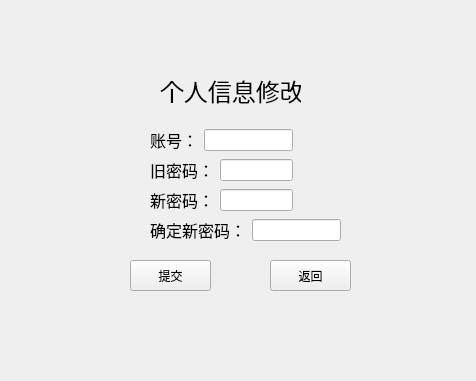
<?xml version="1.0" encoding="UTF-8"?>
<ui version="4.0">
 <class>userUpdate</class>
 <widget class="QWidget" name="userUpdate">
  <property name="geometry">
   <rect>
    <x>0</x>
    <y>0</y>
    <width>476</width>
    <height>381</height>
   </rect>
  </property>
  <property name="windowTitle">
   <string>Form</string>
  </property>
  <widget class="QLabel" name="label">
   <property name="geometry">
    <rect>
     <x>160</x>
     <y>70</y>
     <width>141</width>
     <height>41</height>
    </rect>
   </property>
   <property name="text">
    <string>&lt;html&gt;&lt;head/&gt;&lt;body&gt;&lt;p&gt;&lt;span style=&quot; font-size:18pt;&quot;&gt;个人信息修改&lt;/span&gt;&lt;/p&gt;&lt;/body&gt;&lt;/html&gt;</string>
   </property>
   <property name="alignment">
    <set>Qt::AlignCenter</set>
   </property>
  </widget>
  <widget class="QWidget" name="widget" native="true">
   <property name="geometry">
    <rect>
     <x>150</x>
     <y>120</y>
     <width>143</width>
     <height>41</height>
    </rect>
   </property>
   <layout class="QHBoxLayout" name="horizontalLayout">
    <item>
     <widget class="QLabel" name="label_2">
      <property name="text">
       <string>&lt;html&gt;&lt;head/&gt;&lt;body&gt;&lt;p&gt;&lt;span style=&quot; font-size:12pt;&quot;&gt;账号：&lt;/span&gt;&lt;/p&gt;&lt;/body&gt;&lt;/html&gt;</string>
      </property>
     </widget>
    </item>
    <item>
     <widget class="QLineEdit" name="accountLi"/>
    </item>
   </layout>
  </widget>
  <widget class="QWidget" name="widget_2" native="true">
   <property name="geometry">
    <rect>
     <x>150</x>
     <y>150</y>
     <width>143</width>
     <height>41</height>
    </rect>
   </property>
   <layout class="QHBoxLayout" name="horizontalLayout_3">
    <item>
     <widget class="QLabel" name="label_4">
      <property name="text">
       <string>&lt;html&gt;&lt;head/&gt;&lt;body&gt;&lt;p&gt;&lt;span style=&quot; font-size:12pt;&quot;&gt;旧密码：&lt;/span&gt;&lt;/p&gt;&lt;/body&gt;&lt;/html&gt;</string>
      </property>
     </widget>
    </item>
    <item>
     <widget class="QLineEdit" name="old_passwordLi">
      <property name="echoMode">
       <enum>QLineEdit::Password</enum>
      </property>
     </widget>
    </item>
   </layout>
  </widget>
  <widget class="QWidget" name="widget_3" native="true">
   <property name="geometry">
    <rect>
     <x>150</x>
     <y>180</y>
     <width>143</width>
     <height>41</height>
    </rect>
   </property>
   <layout class="QHBoxLayout" name="horizontalLayout_4">
    <item>
     <widget class="QLabel" name="label_5">
      <property name="text">
       <string>&lt;html&gt;&lt;head/&gt;&lt;body&gt;&lt;p&gt;&lt;span style=&quot; font-size:12pt;&quot;&gt;新密码：&lt;/span&gt;&lt;/p&gt;&lt;/body&gt;&lt;/html&gt;</string>
      </property>
     </widget>
    </item>
    <item>
     <widget class="QLineEdit" name="new_passwordLi">
      <property name="echoMode">
       <enum>QLineEdit::Password</enum>
      </property>
     </widget>
    </item>
   </layout>
  </widget>
  <widget class="QWidget" name="widget_4" native="true">
   <property name="geometry">
    <rect>
     <x>150</x>
     <y>210</y>
     <width>191</width>
     <height>41</height>
    </rect>
   </property>
   <layout class="QHBoxLayout" name="horizontalLayout_5">
    <item>
     <widget class="QLabel" name="label_6">
      <property name="text">
       <string>&lt;html&gt;&lt;head/&gt;&lt;body&gt;&lt;p&gt;&lt;span style=&quot; font-size:12pt;&quot;&gt;确定新密码：&lt;/span&gt;&lt;/p&gt;&lt;/body&gt;&lt;/html&gt;</string>
      </property>
     </widget>
    </item>
    <item>
     <widget class="QLineEdit" name="renew_passwordLi">
      <property name="echoMode">
       <enum>QLineEdit::Password</enum>
      </property>
     </widget>
    </item>
   </layout>
  </widget>
  <widget class="QPushButton" name="pushButton">
   <property name="geometry">
    <rect>
     <x>130</x>
     <y>260</y>
     <width>81</width>
     <height>31</height>
    </rect>
   </property>
   <property name="text">
    <string>提交</string>
   </property>
  </widget>
  <widget class="QPushButton" name="pushButton_2">
   <property name="geometry">
    <rect>
     <x>270</x>
     <y>260</y>
     <width>81</width>
     <height>31</height>
    </rect>
   </property>
   <property name="text">
    <string>返回</string>
   </property>
  </widget>
 </widget>
 <resources/>
 <connections/>
</ui>
